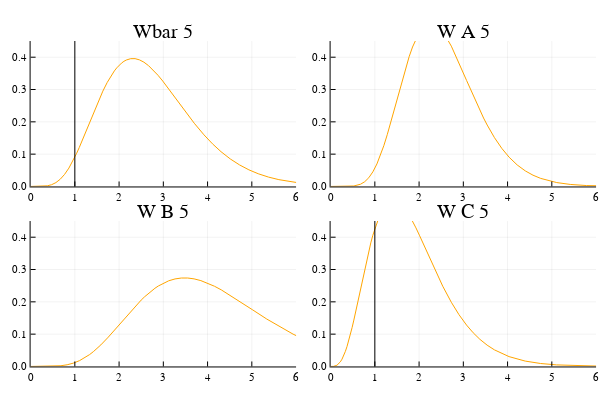

Notebook source saved alongside this figure:
### Code cell
plot(plts[6, 1:4]..., legend=false)

### Figure 1 — Plotly figure (JSON) as saved in the notebook; plotly's stock layout.template omitted (floating-point values rounded to 4 significant figures)
{"data": [{"colorbar": {"title": ""}, "legendgroup": "y1", "line": {"color": "rgba(255, 165, 0, 1.000)", "dash": "solid", "shape": "linear", "width": 1}, "mode": "lines", "name": "y1", "showlegend": true, "type": "scatter", "x": [0, 0.02112, 0.04224, 0.06335, 0.08447, 0.1821, 0.2797, 0.3774, 0.475, 0.5726, 0.6703, 0.7679, 0.8655, 0.9242, 0.9829, 1.042, 1.1, 1.218, 1.335, 1.434, 1.533, 1.633, 1.732, 1.786, 1.84, 1.893, 1.947, 2.001, 2.055, 2.109, 2.163, 2.262, 2.362, 2.461, 2.56, 2.667, 2.773, 2.88, 2.986, 3.233, 3.48, 3.699, 3.919, 4.111, 4.303, 4.513, 4.723, 4.934, 5.145, 5.378, 5.611, 5.833, 6.055, 6.517, 6.905, 7.38, 7.825, 8.54, 8.65], "xaxis": "x1", "y": [0, 7.143e-10, 2.938e-08, 2.531e-07, 1.15e-06, 5.94e-05, 0.0004866, 0.001968, 0.005463, 0.01199, 0.02243, 0.03733, 0.05687, 0.07076, 0.08614, 0.1028, 0.1207, 0.1589, 0.1988, 0.2325, 0.2649, 0.295, 0.3219, 0.335, 0.3469, 0.3576, 0.367, 0.3751, 0.3818, 0.3872, 0.3913, 0.3954, 0.3955, 0.3918, 0.3846, 0.3737, 0.36, 0.344, 0.3263, 0.2813, 0.2349, 0.1956, 0.1598, 0.1319, 0.1076, 0.08516, 0.06659, 0.05144, 0.03934, 0.02894, 0.02107, 0.01545, 0.01123, 0.005661, 0.003113, 0.001466, 0.0007072, 0.0002122, 0.0001757], "yaxis": "y1", "zmax": null, "zmin": null}, {"colorbar": {"title": ""}, "legendgroup": "y2", "line": {"color": "rgba(0, 0, 0, 1.000)", "dash": "solid", "shape": "linear", "width": 1}, "mode": "lines", "name": "y2", "showlegend": true, "type": "scatter", "x": [1, 1], "xaxis": "x1", "y": [-45, 45.45], "yaxis": "y1", "zmax": null, "zmin": null}, {"colorbar": {"title": ""}, "legendgroup": "y1", "line": {"color": "rgba(255, 165, 0, 1.000)", "dash": "solid", "shape": "linear", "width": 1}, "mode": "lines", "name": "y1", "showlegend": true, "type": "scatter", "x": [0, 0.03312, 0.06625, 0.2194, 0.3725, 0.5257, 0.6788, 0.7708, 0.8629, 0.9549, 1.047, 1.125, 1.203, 1.28, 1.358, 1.527, 1.696, 1.774, 1.852, 1.93, 2.008, 2.092, 2.175, 2.259, 2.342, 2.439, 2.536, 2.633, 2.729, 3.073, 3.375, 3.457, 3.54, 3.622, 3.704, 3.87, 4.035, 4.218, 4.401, 4.575, 4.749, 5.111, 5.416, 5.788, 6.137, 6.698, 6.784], "xaxis": "x2", "y": [0, 6.123e-13, 1.917e-10, 2.744e-06, 0.0001372, 0.00143, 0.007035, 0.01464, 0.02698, 0.04512, 0.06974, 0.0957, 0.1261, 0.1603, 0.1976, 0.2837, 0.367, 0.4012, 0.4316, 0.4573, 0.4778, 0.4939, 0.5036, 0.5072, 0.5049, 0.4955, 0.4799, 0.459, 0.4341, 0.328, 0.2348, 0.2117, 0.19, 0.1698, 0.151, 0.1178, 0.09051, 0.06651, 0.04811, 0.03487, 0.02496, 0.01202, 0.006289, 0.00275, 0.001223, 0.000316, 0.0002552], "yaxis": "y2", "zmax": null, "zmin": null}, {"colorbar": {"title": ""}, "legendgroup": "y1", "line": {"color": "rgba(255, 165, 0, 1.000)", "dash": "solid", "shape": "linear", "width": 1}, "mode": "lines", "name": "y1", "showlegend": true, "type": "scatter", "x": [0, 0.03048, 0.06095, 0.09143, 0.1219, 0.4037, 0.6855, 0.8264, 0.9673, 1.108, 1.249, 1.334, 1.418, 1.503, 1.588, 1.757, 1.926, 2.213, 2.499, 2.577, 2.655, 2.732, 2.81, 2.888, 2.966, 3.044, 3.121, 3.265, 3.408, 3.551, 3.695, 3.849, 4.002, 4.156, 4.31, 4.666, 5.022, 5.339, 5.655, 5.933, 6.21, 6.513, 6.816, 7.12, 7.425, 7.761, 8.098, 8.418, 8.738, 9.404, 9.965, 10.65, 11.29, 12.32, 12.48], "xaxis": "x3", "y": [0, 7.693e-11, 4.277e-09, 4.392e-08, 2.258e-07, 0.0001586, 0.002207, 0.005214, 0.01036, 0.01815, 0.02888, 0.0368, 0.04578, 0.05578, 0.0667, 0.09086, 0.1172, 0.163, 0.2054, 0.2157, 0.2252, 0.234, 0.2419, 0.2491, 0.2553, 0.2606, 0.2651, 0.2709, 0.2737, 0.2737, 0.271, 0.2656, 0.2579, 0.2482, 0.237, 0.2071, 0.1748, 0.1467, 0.1205, 0.09996, 0.08183, 0.06492, 0.05085, 0.03931, 0.03007, 0.0221, 0.01607, 0.01175, 0.00852, 0.00426, 0.002323, 0.001081, 0.0005147, 0.0001509, 0.0001244], "yaxis": "y3", "zmax": null, "zmin": null}, {"colorbar": {"title": ""}, "legendgroup": "y1", "line": {"color": "rgba(255, 165, 0, 1.000)", "dash": "solid", "shape": "linear", "width": 1}, "mode": "lines", "name": "y1", "showlegend": true, "type": "scatter", "x": [0, 0.01655, 0.03311, 0.04966, 0.06622, 0.1428, 0.2193, 0.2576, 0.2958, 0.3341, 0.3724, 0.4106, 0.4489, 0.4872, 0.5254, 0.602, 0.6785, 0.7705, 0.8625, 0.9085, 0.9545, 1.0, 1.046, 1.085, 1.124, 1.163, 1.202, 1.241, 1.28, 1.319, 1.358, 1.442, 1.527, 1.611, 1.696, 1.773, 1.851, 1.929, 2.007, 2.174, 2.341, 2.535, 2.728, 2.9, 3.072, 3.223, 3.374, 3.538, 3.702, 3.868, 4.033, 4.399, 4.747, 5.109, 5.413, 5.785, 6.135, 6.695, 6.781], "xaxis": "x4", "y": [0, 2.511e-06, 2.793e-05, 0.0001124, 0.0002982, 0.003724, 0.01403, 0.02253, 0.03341, 0.04669, 0.06226, 0.07997, 0.0996, 0.1209, 0.1436, 0.1918, 0.2419, 0.3014, 0.3569, 0.3824, 0.4059, 0.4274, 0.4467, 0.4612, 0.474, 0.4851, 0.4945, 0.5022, 0.5083, 0.5128, 0.5157, 0.517, 0.5121, 0.5017, 0.4868, 0.4698, 0.4502, 0.4288, 0.4061, 0.355, 0.304, 0.2483, 0.1987, 0.1606, 0.1281, 0.1042, 0.08404, 0.06597, 0.05139, 0.03969, 0.03045, 0.01661, 0.009123, 0.004794, 0.002751, 0.001375, 0.0007071, 0.000238, 0.0002008], "yaxis": "y4", "zmax": null, "zmin": null}, {"colorbar": {"title": ""}, "legendgroup": "y2", "line": {"color": "rgba(0, 0, 0, 1.000)", "dash": "solid", "shape": "linear", "width": 1}, "mode": "lines", "name": "y2", "showlegend": true, "type": "scatter", "x": [1, 1], "xaxis": "x4", "y": [-45, 45.45], "yaxis": "y4", "zmax": null, "zmin": null}], "layout": {"annotations": [{"font": {"color": "rgba(0, 0, 0, 1.000)", "family": "sans-serif", "size": 20}, "rotation": 0, "showarrow": false, "text": "Wbar 5", "x": 0.2722, "xanchor": "center", "xref": "paper", "y": 1, "yanchor": "top", "yref": "paper"}, {"font": {"color": "rgba(0, 0, 0, 1.000)", "family": "sans-serif", "size": 20}, "rotation": 0, "showarrow": false, "text": "W A 5", "x": 0.7722, "xanchor": "center", "xref": "paper", "y": 1, "yanchor": "top", "yref": "paper"}, {"font": {"color": "rgba(0, 0, 0, 1.000)", "family": "sans-serif", "size": 20}, "rotation": 0, "showarrow": false, "text": "W B 5", "x": 0.2722, "xanchor": "center", "xref": "paper", "y": 0.5, "yanchor": "top", "yref": "paper"}, {"font": {"color": "rgba(0, 0, 0, 1.000)", "family": "sans-serif", "size": 20}, "rotation": 0, "showarrow": false, "text": "W C 5", "x": 0.7722, "xanchor": "center", "xref": "paper", "y": 0.5, "yanchor": "top", "yref": "paper"}], "height": 400, "margin": {"b": 20, "l": 0, "r": 0, "t": 20}, "paper_bgcolor": "rgba(255, 255, 255, 1.000)", "plot_bgcolor": "rgba(255, 255, 255, 1.000)", "showlegend": false, "width": 600, "xaxis1": {"anchor": "y1", "domain": [0.05101, 0.4934], "gridcolor": "rgba(0, 0, 0, 0.100)", "gridwidth": 0.5, "linecolor": "rgba(0, 0, 0, 1.000)", "mirror": false, "range": [0, 6], "showgrid": true, "showline": true, "showticklabels": true, "tickangle": 0, "tickcolor": "rgb(0, 0, 0)", "tickfont": {"color": "rgba(0, 0, 0, 1.000)", "family": "sans-serif", "size": 11}, "tickmode": "array", "ticks": "inside", "ticktext": ["0", "1", "2", "3", "4", "5", "6"], "tickvals": [0, 1, 2, 3, 4, 5, 6], "title": "", "titlefont": {"color": "rgba(0, 0, 0, 1.000)", "family": "sans-serif", "size": 15}, "type": "-", "visible": true, "zeroline": false, "zerolinecolor": "rgba(0, 0, 0, 1.000)"}, "xaxis2": {"anchor": "y2", "domain": [0.551, 0.9934], "gridcolor": "rgba(0, 0, 0, 0.100)", "gridwidth": 0.5, "linecolor": "rgba(0, 0, 0, 1.000)", "mirror": false, "range": [0, 6], "showgrid": true, "showline": true, "showticklabels": true, "tickangle": 0, "tickcolor": "rgb(0, 0, 0)", "tickfont": {"color": "rgba(0, 0, 0, 1.000)", "family": "sans-serif", "size": 11}, "tickmode": "array", "ticks": "inside", "ticktext": ["0", "1", "2", "3", "4", "5", "6"], "tickvals": [0, 1, 2, 3, 4, 5, 6], "title": "", "titlefont": {"color": "rgba(0, 0, 0, 1.000)", "family": "sans-serif", "size": 15}, "type": "-", "visible": true, "zeroline": false, "zerolinecolor": "rgba(0, 0, 0, 1.000)"}, "xaxis3": {"anchor": "y3", "domain": [0.05101, 0.4934], "gridcolor": "rgba(0, 0, 0, 0.100)", "gridwidth": 0.5, "linecolor": "rgba(0, 0, 0, 1.000)", "mirror": false, "range": [0, 6], "showgrid": true, "showline": true, "showticklabels": true, "tickangle": 0, "tickcolor": "rgb(0, 0, 0)", "tickfont": {"color": "rgba(0, 0, 0, 1.000)", "family": "sans-serif", "size": 11}, "tickmode": "array", "ticks": "inside", "ticktext": ["0", "1", "2", "3", "4", "5", "6"], "tickvals": [0, 1, 2, 3, 4, 5, 6], "title": "", "titlefont": {"color": "rgba(0, 0, 0, 1.000)", "family": "sans-serif", "size": 15}, "type": "-", "visible": true, "zeroline": false, "zerolinecolor": "rgba(0, 0, 0, 1.000)"}, "xaxis4": {"anchor": "y4", "domain": [0.551, 0.9934], "gridcolor": "rgba(0, 0, 0, 0.100)", "gridwidth": 0.5, "linecolor": "rgba(0, 0, 0, 1.000)", "mirror": false, "range": [0, 6], "showgrid": true, "showline": true, "showticklabels": true, "tickangle": 0, "tickcolor": "rgb(0, 0, 0)", "tickfont": {"color": "rgba(0, 0, 0, 1.000)", "family": "sans-serif", "size": 11}, "tickmode": "array", "ticks": "inside", "ticktext": ["0", "1", "2", "3", "4", "5", "6"], "tickvals": [0, 1, 2, 3, 4, 5, 6], "title": "", "titlefont": {"color": "rgba(0, 0, 0, 1.000)", "family": "sans-serif", "size": 15}, "type": "-", "visible": true, "zeroline": false, "zerolinecolor": "rgba(0, 0, 0, 1.000)"}, "yaxis1": {"anchor": "x1", "domain": [0.5376, 0.9415], "gridcolor": "rgba(0, 0, 0, 0.100)", "gridwidth": 0.5, "linecolor": "rgba(0, 0, 0, 1.000)", "mirror": false, "range": [0, 0.45], "showgrid": true, "showline": true, "showticklabels": true, "tickangle": 0, "tickcolor": "rgb(0, 0, 0)", "tickfont": {"color": "rgba(0, 0, 0, 1.000)", "family": "sans-serif", "size": 11}, "tickmode": "array", "ticks": "inside", "ticktext": ["0.0", "0.1", "0.2", "0.3", "0.4"], "tickvals": [0, 0.1, 0.2, 0.3, 0.4], "title": "", "titlefont": {"color": "rgba(0, 0, 0, 1.000)", "family": "sans-serif", "size": 15}, "type": "-", "visible": true, "zeroline": false, "zerolinecolor": "rgba(0, 0, 0, 1.000)"}, "yaxis2": {"anchor": "x2", "domain": [0.5376, 0.9415], "gridcolor": "rgba(0, 0, 0, 0.100)", "gridwidth": 0.5, "linecolor": "rgba(0, 0, 0, 1.000)", "mirror": false, "range": [0, 0.45], "showgrid": true, "showline": true, "showticklabels": true, "tickangle": 0, "tickcolor": "rgb(0, 0, 0)", "tickfont": {"color": "rgba(0, 0, 0, 1.000)", "family": "sans-serif", "size": 11}, "tickmode": "array", "ticks": "inside", "ticktext": ["0.0", "0.1", "0.2", "0.3", "0.4"], "tickvals": [0, 0.1, 0.2, 0.3, 0.4], "title": "", "titlefont": {"color": "rgba(0, 0, 0, 1.000)", "family": "sans-serif", "size": 15}, "type": "-", "visible": true, "zeroline": false, "zerolinecolor": "rgba(0, 0, 0, 1.000)"}, "yaxis3": {"anchor": "x3", "domain": [0.03762, 0.4415], "gridcolor": "rgba(0, 0, 0, 0.100)", "gridwidth": 0.5, "linecolor": "rgba(0, 0, 0, 1.000)", "mirror": false, "range": [0, 0.45], "showgrid": true, "showline": true, "showticklabels": true, "tickangle": 0, "tickcolor": "rgb(0, 0, 0)", "tickfont": {"color": "rgba(0, 0, 0, 1.000)", "family": "sans-serif", "size": 11}, "tickmode": "array", "ticks": "inside", "ticktext": ["0.0", "0.1", "0.2", "0.3", "0.4"], "tickvals": [0, 0.1, 0.2, 0.3, 0.4], "title": "", "titlefont": {"color": "rgba(0, 0, 0, 1.000)", "family": "sans-serif", "size": 15}, "type": "-", "visible": true, "zeroline": false, "zerolinecolor": "rgba(0, 0, 0, 1.000)"}, "yaxis4": {"anchor": "x4", "domain": [0.03762, 0.4415], "gridcolor": "rgba(0, 0, 0, 0.100)", "gridwidth": 0.5, "linecolor": "rgba(0, 0, 0, 1.000)", "mirror": false, "range": [0, 0.45], "showgrid": true, "showline": true, "showticklabels": true, "tickangle": 0, "tickcolor": "rgb(0, 0, 0)", "tickfont": {"color": "rgba(0, 0, 0, 1.000)", "family": "sans-serif", "size": 11}, "tickmode": "array", "ticks": "inside", "ticktext": ["0.0", "0.1", "0.2", "0.3", "0.4"], "tickvals": [0, 0.1, 0.2, 0.3, 0.4], "title": "", "titlefont": {"color": "rgba(0, 0, 0, 1.000)", "family": "sans-serif", "size": 15}, "type": "-", "visible": true, "zeroline": false, "zerolinecolor": "rgba(0, 0, 0, 1.000)"}}}
